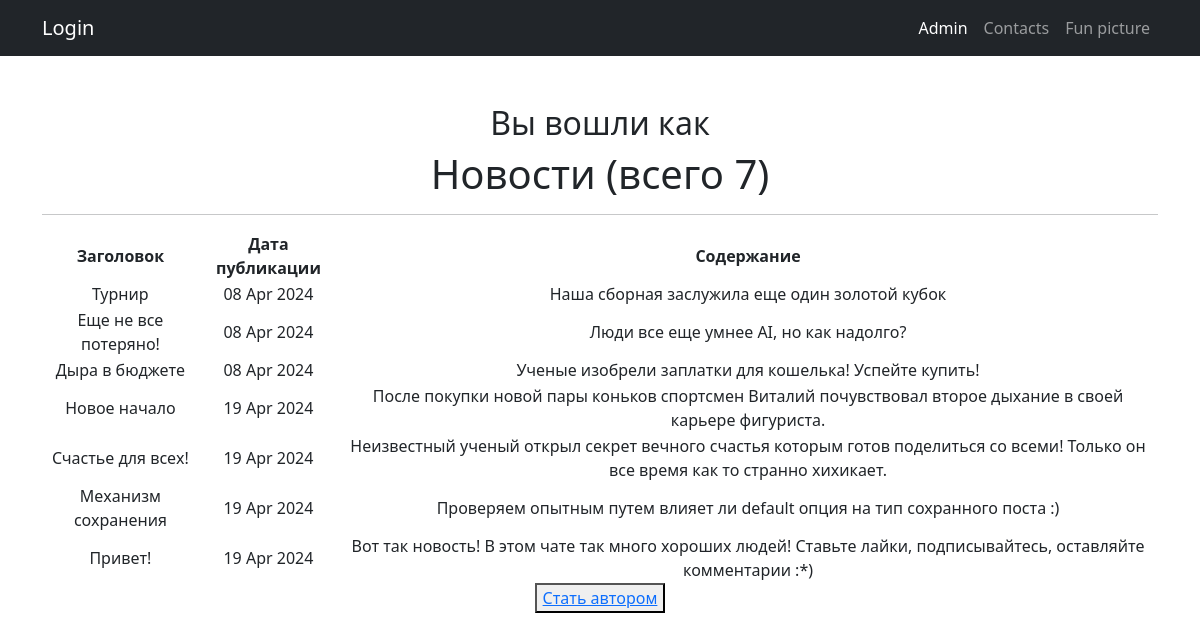
Page /news/ on the committed database.
### news/models.py (models this page shows, shortened)
class Post(models.Model):
    article = 'AR'
    news = 'NE'
    POSITIONS = [
        (article, 'Статья'),
        (news, 'Новости'),
    ]
    author = models.ForeignKey(Author, on_delete=models.CASCADE)
    news_type = models.CharField(max_length=2, choices=POSITIONS, default=article)
    post_time = models.DateTimeField(auto_now_add=True)
    title = models.CharField(max_length=255)
    text = models.TextField()
    rating = models.IntegerField(default=0)
    category = models.ManyToManyField(Category, through='PostCategory')

### news/views.py (the view)
# urls.py: path('', NewsList.as_view(), name='news_list'),
class NewsList(ListView):
    model = Post
    ordering = 'post_time'
    template_name = 'allnews.html'
    context_object_name = 'allnews'
    paginate_by = 10
    def get_context_data(self, **kwargs):
        context = super().get_context_data(**kwargs)
        context['is_not_author'] = not self.request.user.groups.filter(name='authors').exists()
        return context

### templates/allnews.html (shortened to what this page needs)
{% extends 'flatpages/default.html' %}
{% load custom_filters %}
{% load custom_tags %}
{% block content %}
<h2>Вы вошли как {{ request.user.username }}</h2>
    <h1>Новости (всего {{ allnews|length }})</h1>
    <hr>
{% if allnews %}
    <table>
        <tr>
            <td><b>Заголовок</b></td>
            <td><b>Дата публикации</b></td>
            <td><b>Содержание</b></td>
        </tr>
        {% for news in allnews %}
        <tr>
            <td>{{ news.title|censor }}</td>
            <td>{{ news.post_time|date:"d M Y" }}</td>
            <td>{{ news.text|truncatewords:20|censor }}</td>
        </tr>
        {% endfor %}
    </table>
{% else %}
    <h2>Новостей нет!</h2>
{% endif %}
{% if is_not_author %}
    <button><a href="/news/upgrade/">Стать автором</a></button>
{% endif %}
{% endblock content %}

### templates/flatpages/default.html (shortened to what this page needs)
<!DOCTYPE html>
<html lang="en">
    <head>
        {% load static %}
        <link href="{% static 'css/styles.css' %}" rel="stylesheet" />
    </head>
    <body>
        <nav class="navbar navbar-expand-lg navbar-dark bg-dark">
            <div class="container">
                <a class="navbar-brand" href="/accounts/login">Login</a>
                <div class="collapse navbar-collapse" id="navbarSupportedContent">
                    <ul class="navbar-nav ms-auto mb-2 mb-lg-0">
                        <li class="nav-item"><a class="nav-link active" aria-current="page" href="/admin/">Admin</a></li>
                        <li class="nav-item"><a class="nav-link" href="/contact/">Contacts</a></li>
                        <li class="nav-item"><a class="nav-link" href="/funpic/">Fun picture</a></li>
                    </ul>
                </div>
            </div>
        </nav>
        <div class="container">
            <div class="text-center mt-5">
                {% block content %}{% endblock content %}
            </div>
        </div>
    </body>
</html>

### rows in the picture
Post: title|censor "Турнир", post_time "08 Apr 2024", text|censor "Наша сборная заслужила еще один золотой кубок"
Post: title|censor "Еще не все потеряно!", post_time "08 Apr 2024", text|censor "Люди все еще умнее AI, но как надолго?"
Post: title|censor "Дыра в бюджете", post_time "08 Apr 2024", text|censor "Ученые изобрели заплатки для кошелька! Успейте купить!"
Post: title|censor "Новое начало", post_time "19 Apr 2024", text|censor "После покупки новой пары коньков спортсмен Виталий почувствовал второе дыхание в своей карьере фигуриста."
Post: title|censor "Счастье для всех!", post_time "19 Apr 2024", text|censor "Неизвестный ученый открыл секрет вечного счастья которым готов поделиться со всеми! Только он все время как то странно хихикает."
Post: title|censor "Механизм сохранения", post_time "19 Apr 2024", text|censor "Проверяем опытным путем влияет ли default опция на тип сохранного поста :)"
Post: title|censor "Привет!", post_time "19 Apr 2024", text|censor "Вот так новость! В этом чате так много хороших людей! Ставьте лайки, подписывайтесь, оставляйте комментарии :*)"

### other values in the picture
{{ allnews|length }} "7"
